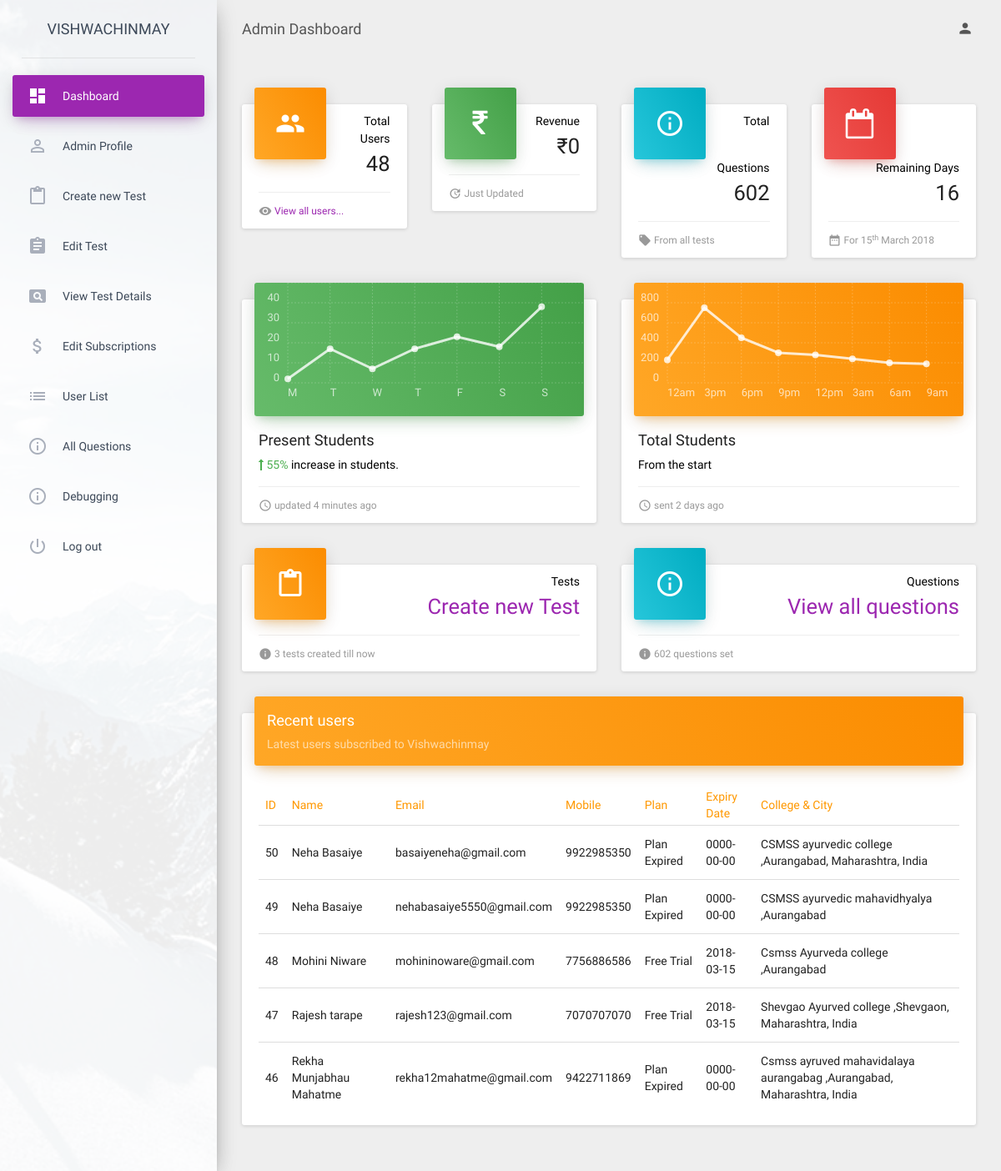
Page /admin/admin_home/admin_home (signed in) on the committed database.
### tables this page shows
CREATE TABLE IF NOT EXISTS `users` (
  `userId` int(11) NOT NULL AUTO_INCREMENT,
  `userName` varchar(30) NOT NULL,
  `userEmail` varchar(60) NOT NULL,
  `userPass` varchar(255) NOT NULL,
  `userMobile` bigint(12) NOT NULL,
  `userGender` text NOT NULL,
  `userSubscription` varchar(16) NOT NULL,
  `subsType` int(8) NOT NULL,
  `amountPaid` int(11) DEFAULT NULL,
  `subStartDate` date DEFAULT NULL,
  `subEndDate` date DEFAULT NULL,
  `userCollege` varchar(64) DEFAULT NULL,
  `userCity` varchar(64) DEFAULT NULL,
  `attempts` varchar(11) DEFAULT NULL,
  `freeFlag` int(11) DEFAULT NULL,
  PRIMARY KEY (`userId`),
  UNIQUE KEY `userEmail` (`userEmail`)
);

### admin/admin_home/helpers/admin_sql_functions.php (the view, shortened to what this page needs)
<?php
    function getDaysDiff(){
        $endDate = new DateTime('2018-03-15');
        $currentDate =  date("Y-m-d");
        $currDate = new DateTime($currentDate);
        $interval = $currDate->diff($endDate);
        $diff = $interval->format('%a');
        echo $diff;
    }
    function getRecentUsers($conn, $limit){
        $sql = mysqli_query($conn,"SELECT * FROM users ORDER BY userId DESC LIMIT $limit");
        if (mysqli_num_rows($sql) >= 0) {
            while ($row = mysqli_fetch_assoc($sql)) {
                echo '<tr>';
                echo '<td>' .$row['userId']. '</td>';
                echo '<td>' .$row['userName']. '</td>';
                echo '<td>' .$row['userEmail']. '</td>';
                echo '<td>' .$row['userMobile']. '</td>';
                echo '<td>' .$row['userSubscription']. '</td>';
                echo '<td>' .$row['subEndDate']. '</td>';
                echo '<td>' .$row['userCollege'].' ,' .$row['userCity']. '</td>';
                echo '</tr>';
            }
        }
    }
?>

### rows in the picture
users: userId "50", userName "Neha Basaiye", userEmail "basaiyeneha@gmail.com", userMobile "9922985350", userSubscription "Plan Expired", subEndDate "0000-00-00", userCollege "CSMSS ayurvedic college", userCity "Aurangabad, Maharashtra, India"
users: userId "49", userName "Neha Basaiye", userEmail "nehabasaiye5550@gmail.com", userMobile "9922985350", userSubscription "Plan Expired", subEndDate "0000-00-00", userCollege "CSMSS ayurvedic mahavidhyalya", userCity "Aurangabad"
users: userId "48", userName "Mohini Niware", userEmail "mohininoware@gmail.com", userMobile "7756886586", userSubscription "Free Trial", subEndDate "2018-03-15", userCollege "Csmss Ayurveda college", userCity "Aurangabad"
users: userId "47", userName "Rajesh tarape", userEmail "rajesh123@gmail.com", userMobile "7070707070", userSubscription "Free Trial", subEndDate "2018-03-15", userCollege "Shevgao Ayurved college", userCity "Shevgaon, Maharashtra, India"
users: userId "46", userName "Rekha Munjabhau Mahatme", userEmail "rekha12mahatme@gmail.com", userMobile "9422711869", userSubscription "Plan Expired", subEndDate "0000-00-00", userCollege "Csmss ayruved mahavidalaya aurangabag", userCity "Aurangabad, Maharashtra, India"

### other values in the picture
getTotalUserCount($conn) "48"
getTotalRevenue($conn) "0"
getTotalQuestions($conn) "602"
getTotalTests($conn) "3"
